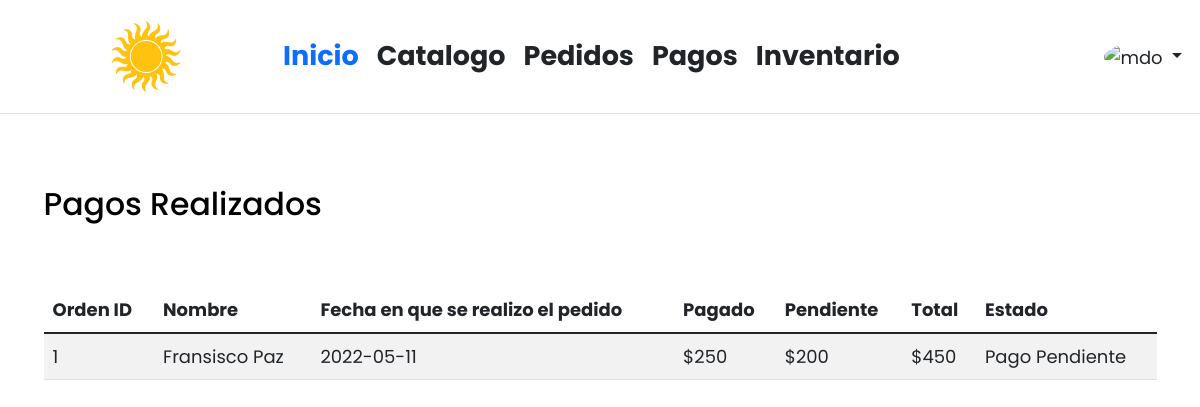
The app's page /visual_Pagos.php (signed in) with its own data.
### tables this page shows
CREATE TABLE IF NOT EXISTS `pedido` (
  `idPedido` int(11) NOT NULL AUTO_INCREMENT,
  `fecha` date NOT NULL,
  `descripcion` varchar(240) NOT NULL,
  `montoPagar` double NOT NULL,
  `montoPagado` double NOT NULL,
  `montoRestante` double NOT NULL,
  `numCuenta` int(11) NOT NULL,
  `idRelleno` int(11) NOT NULL,
  `idSabor` int(11) NOT NULL,
  `idForma` int(11) NOT NULL,
  `imgLink` varchar(500) NOT NULL,
  PRIMARY KEY (`idPedido`),
  KEY `numCuenta` (`numCuenta`),
  KEY `idForma` (`idForma`),
  KEY `idRelleno` (`idRelleno`),
  KEY `idSabor` (`idSabor`)
);

CREATE TABLE IF NOT EXISTS `cuenta` (
  `numCuenta` int(11) NOT NULL AUTO_INCREMENT,
  `nombreCliente` varchar(240) NOT NULL,
  `correo` varchar(100) NOT NULL,
  `contrasena` varchar(30) NOT NULL,
  `direccion` varchar(300) DEFAULT NULL,
  `numTelefono` bigint(20) NOT NULL,
  PRIMARY KEY (`numCuenta`)
);

### visual_Pagos.php (the view, shortened to what this page needs)
<?php
$objeto2 = new Conexion();
$db = $objeto2->ConectarSqli();
?>
<!doctype html>
<html lang="en">
  <head>
    <link rel="stylesheet" href="bootstrap/css/bootstrap.min.css">
    <link rel="stylesheet" href="style.css" type="text/css">
    <link rel="stylesheet" type="text/css" href="datatables/datatables.min.css">
    <link rel="stylesheet"  type="text/css" href="datatables/DataTables-1.11.4/css/dataTables.bootstrap5.min.css">
    <link rel='stylesheet' href='https://use.fontawesome.com/releases/v5.3.1/css/all.css'>
  </head>
  <body class="min-vh-100">
  <header class="p-3 mb-3 border-bottom">
    <div class="d-flex flex-wrap align-items-center justify-content-center justify-content-lg-start" >
    <a href="catalogo.php">
      <img src="img/sunlogo2.png"  width="30%" height="40%" class="rounded mx-auto d-block" alt="Responsive image">
    </a>
      <ul class="nav col-12 col-lg-auto me-lg-auto mb-2 justify-content-center mb-md-0">
      <li><a href="home.php" class="nav-link px-2 link-primary fs-4 fw-bold" >Inicio</a></li>
        <li><a href="categorias.php" class="nav-link px-2 link-dark fs-4 fw-bold">Catalogo</a></li>
      <?php
        if(isset($_SESSION['login_user'])){
          ?>
            <a href="historial.php" class="nav-link px-2 link-dark fs-4 fw-bold">Historial</a>
          </ul>
          <?php
          require_once("php/usernav.php");
        }
        elseif(isset($_SESSION['login_admin'])){
          ?>
            <a href="pedidospendientes.php" class="nav-link px-2 link-dark fs-4 fw-bold">Pedidos</a>
            <a href="visual_Pagos.php" class="nav-link px-2 link-dark fs-4 fw-bold">Pagos</a>
            <a href="inventario.php" class="nav-link px-2 link-dark fs-4 fw-bold">Inventario</a>
            </ul>
          <?php
          require_once("php/usernav.php");
        }
        else{
          ?>
          </ul>
          <a href="login.php" class="nav-link px-2 link-dark fs-4 fw-bold"  >Ingresar</a>
          <?php
        }
      ?>
    </div>
  </header>
  <body class="min-vh-100">
  <div class="container home">
    <br>
    <br>
    <h3>Pagos Realizados</h3>
    <br>
    <br>
  <div class="main-container">
  <table id="my_table" class="table table-striped" >
        <thead>
            <tr>
                <th>Orden ID</th>
                <th>Nombre</th>
                <th>Fecha en que se realizo el pedido</th>
                <th>Pagado</th>
                <th>Pendiente</th>
                <th>Total</th>
                <th>Estado</th>
            </tr>
        </thead>
        <tbody>
        <?php
            $sql_query = "SELECT idPedido, nombreCliente, fecha, montoPagado, montoRestante, montoPagar
            FROM pedido, cuenta WHERE pedido.numCuenta=cuenta.numCuenta";
            $resultset = mysqli_query($db, $sql_query) or die("error base de datos:". mysqli_error($db));
            while( $pasteleria = mysqli_fetch_assoc($resultset) ) {
            ?>
               <tr id="<?php echo $pasteleria ['idPedido']; ?>">
               <td><?php echo $pasteleria ['idPedido']; ?></td>
               <td><?php echo $pasteleria ['nombreCliente']; ?></td>
               <td><?php echo $pasteleria ['fecha']; ?></td>
               <td><?php echo "$", $pasteleria ['montoPagado']; ?></td>
               <td><?php echo "$", $pasteleria ['montoPagar']-$pasteleria ['montoPagado'] ?></td>
               <td><?php echo "$", $pasteleria ['montoPagar']; ?></td>
               <td>
                   <?php
                    if( $pasteleria ['montoPagado']>=(floor($pasteleria ['montoPagar']/2))){echo "Pago Pendiente";}
                    elseif($pasteleria ['montoPagado']<(floor($pasteleria ['montoPagar']/2))){echo "Espera de Pago";}
                    elseif($pasteleria ['montoPagado']==(floor($pasteleria ['montoPagar']/2))){echo "Aceptado";}
                   ?>
               </td>
               </tr>
            <?php } ?>
        </tbody>
    </table>
</div>
</div>
  </body>
</html>

### style.css (style rules this page uses)
body { background: #fff; color: #000000 }
* { margin: 0; padding: 0; box-sizing: border-box; font-family: 'Poppins', sans-serif; font-size: 18px; }

### records on screen
pedido: idPedido "1", numCuenta.nombreCliente "Fransisco Paz", fecha "2022-05-11", montoPagado "250", $pasteleria ['montoPagar']-$pasteleria ['montoPagado'] "200", montoPagar "450", shows "Pago Pendiente"
